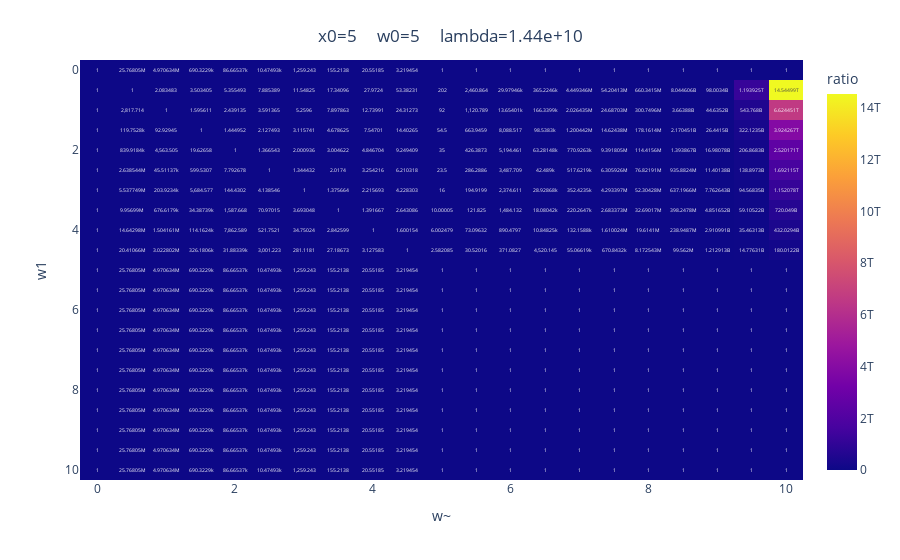

This figure's notebook cell:
### Code cell
fig = px.imshow(d1['ratio'],
                labels=dict(x='w~', y='w1', color='ratio'),
                x=d1['w~'],
                y=d1['w1'],
                aspect='auto',
                text_auto=True)

fig.update_layout(
    title={
        'text': f'x0={x0}     w0={w0}     lambda={L:.2e}', 
        'x': 0.5, 
        'xanchor': 'center', 
        'yanchor': 'top'
        }
)

fig.show()

### Figure 1 — Plotly figure (JSON) as saved in the notebook; plotly's stock layout.template omitted (floating-point values rounded to 4 significant figures; data arrays with more than 128 entries replaced by an {"elided": "..."} marker saying what was removed)
{"data": [{"coloraxis": "coloraxis", "hovertemplate": "w~: %{x}<br>w1: %{y}<br>ratio: %{z}<extra></extra>", "name": "0", "texttemplate": "%{z}", "type": "heatmap", "x": [0, 0.5, 1, 1.5, 2.0, 2.5, 3, 3.5, 4, 4.5, 5, 5.5, 6, 6.5, 7, 7.5, 8, 8.5, 9, 9.5, 10], "xaxis": "x", "y": [0, 0.5, 1, 1.5, 2.0, 2.5, 3, 3.5, 4, 4.5, 5, 5.5, 6, 6.5, 7, 7.5, 8, 8.5, 9, 9.5, 10], "yaxis": "y", "z": {"elided": "21x21 float values"}}], "layout": {"coloraxis": {"colorbar": {"title": {"text": "ratio"}}, "colorscale": [[0, "#0d0887"], [0.1111, "#46039f"], [0.2222, "#7201a8"], [0.3333, "#9c179e"], [0.4444, "#bd3786"], [0.5556, "#d8576b"], [0.6667, "#ed7953"], [0.7778, "#fb9f3a"], [0.8889, "#fdca26"], [1, "#f0f921"]]}, "margin": {"t": 60}, "title": {"text": "x0=5     w0=5     lambda=1.44e+10", "x": 0.5, "xanchor": "center", "yanchor": "top"}, "xaxis": {"anchor": "y", "domain": [0, 1], "title": {"text": "w~"}}, "yaxis": {"anchor": "x", "autorange": "reversed", "domain": [0, 1], "title": {"text": "w1"}}}}
